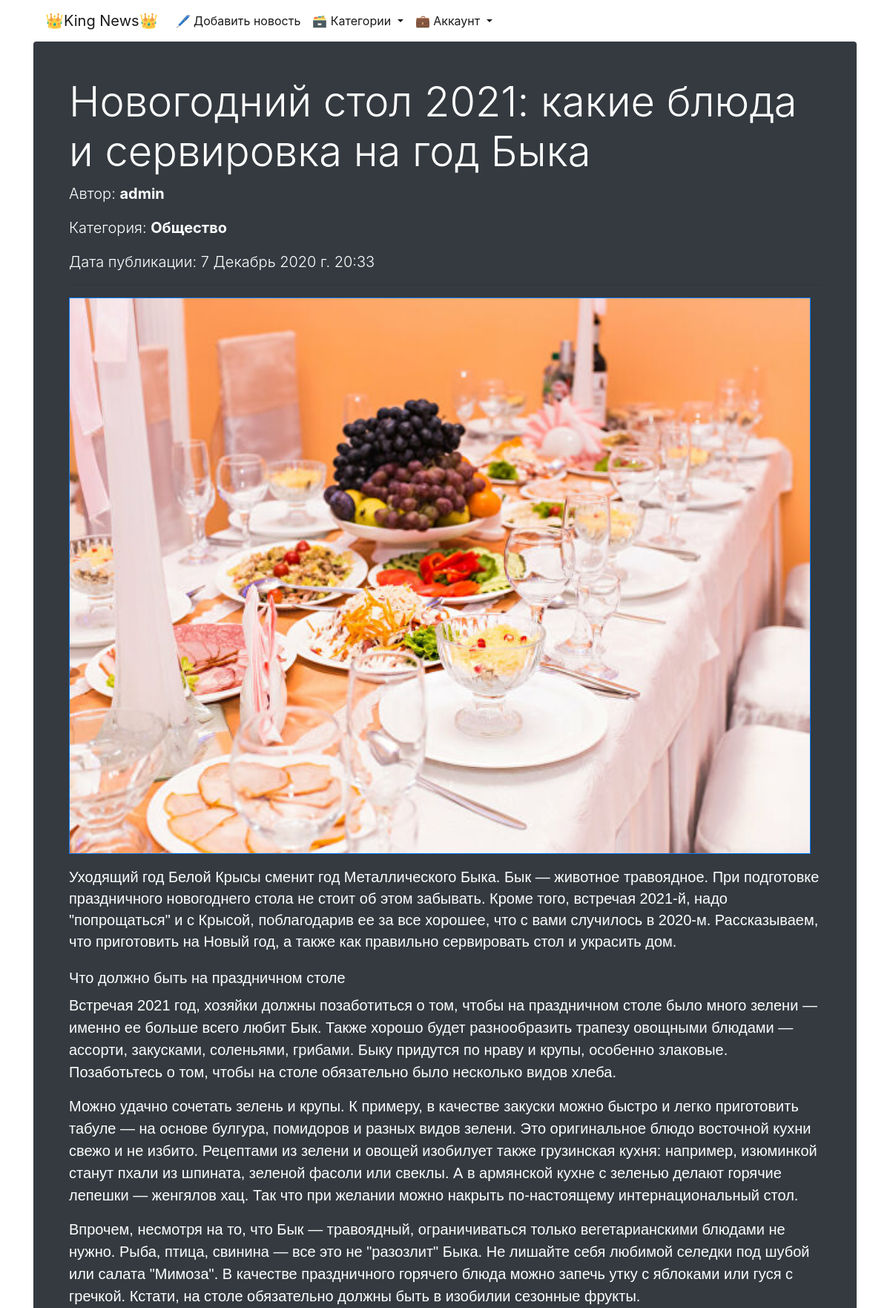
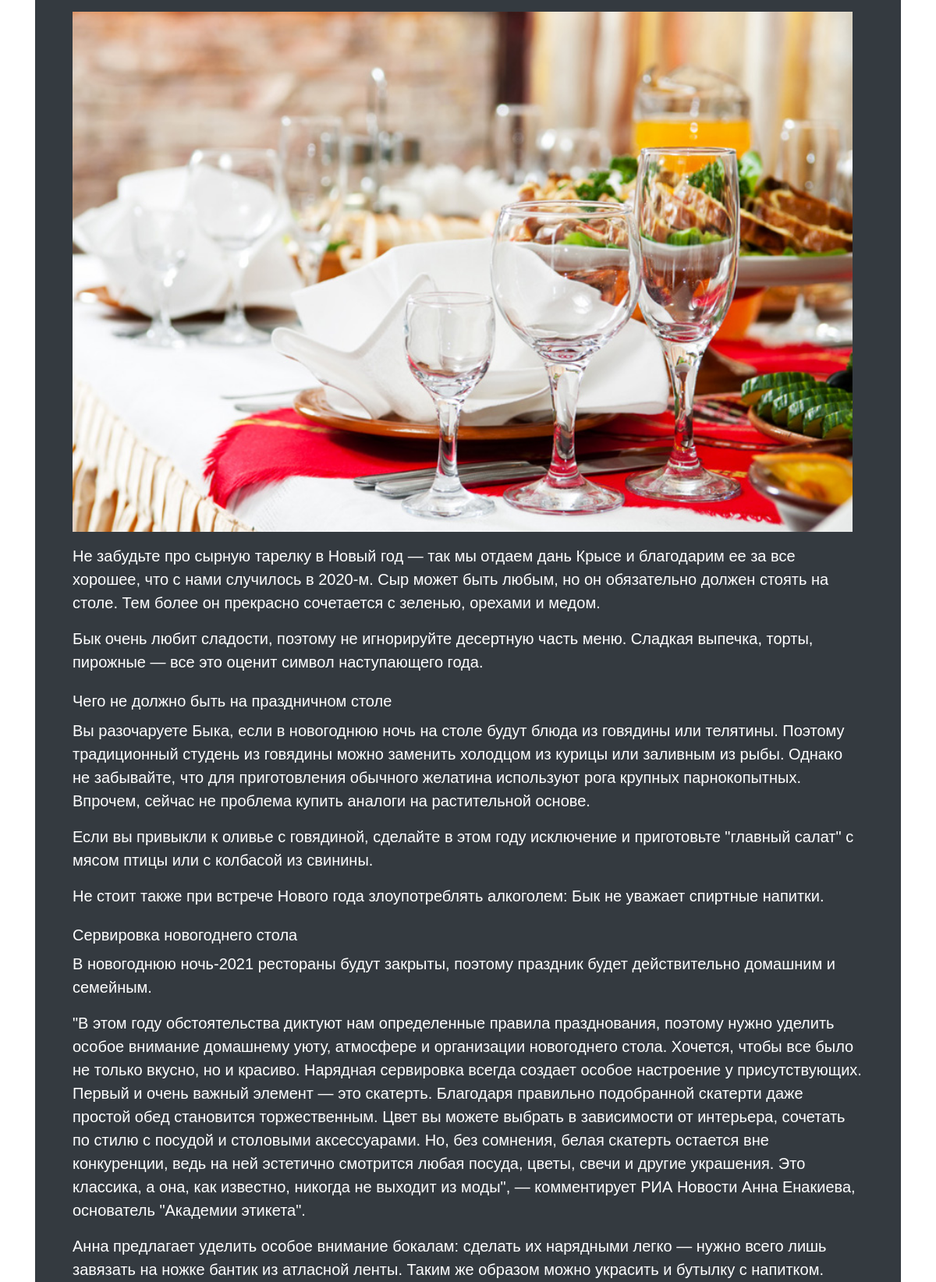
Screenshot of /news/18/ (upper part) with the database file from the repository (2 pictures, top to bottom).
### news/models.py (models this page shows, shortened)
class News(models.Model):
    author = models.ForeignKey(User, on_delete=models.PROTECT, verbose_name='автор', default=None)
    title = models.CharField(max_length=150, verbose_name='заголовок')
    content = models.TextField(verbose_name='текст')
    created_at = models.DateTimeField(auto_now_add=True, verbose_name='дата создания')
    updated_at = models.DateTimeField(auto_now=True, verbose_name='дата обновления')
    photo = models.ImageField(upload_to='photos/%Y/%m/%d/', verbose_name='постер', default='photos/default.svg')
    is_published = models.BooleanField(default=True, verbose_name='статус публикации')
    category = models.ForeignKey('Category', on_delete=models.PROTECT, verbose_name='категория', db_index=True, default=None)
    audio = models.FileField(upload_to='audio/%Y/%m/%d/', verbose_name='аудио', blank=True)
    class Meta:
        verbose_name = 'новость'
        verbose_name_plural = 'новости'
        ordering = ['created_at', 'title']

class Category(models.Model):
    title = models.CharField(max_length=150, verbose_name='заголовок', unique=True)
    class Meta:
        verbose_name = 'категория'
        verbose_name_plural = 'категории'
        ordering = ['title']
    def get_absolute_url(self):
        return reverse('news:detail_category', kwargs={'category_id': self.pk})

### news/views.py (the view)
# urls.py: path('<int:pk>/', DetailNews.as_view(), name='detail_news'),
class DetailNews(DetailView):
    model = News
    template_name = 'news/detail_news.html'
    context_object_name = 'detail_news'
    def get_queryset(self):
        model = News.objects.select_related('category', 'author').get(pk=self.kwargs['pk'])
        if self.request.user.id == model.author.id:
            return News.objects.filter(pk=self.kwargs['pk']).select_related('category', 'author')
        else:
            return News.objects.filter(pk=self.kwargs['pk'], is_published=True).select_related('category', 'author')

### account/models.py (called while the page is built)
    def get_absolute_url(self):
        return reverse('account:profile_user', kwargs={'pk': self.user.pk})

### news/templatetags/news_tags.py (called while the page is built)
@register.simple_tag(name='get_list_category')
def get_categories():
    categories = Category.objects.annotate(cnt=Count('news', filter=F('news__is_published')))
    return categories

### news/templates/news/detail_news.html (shortened to what this page needs)
{% extends 'base.html' %}
{% block content %}
    <div class="jumbotron p-4 p-md-5 text-white rounded bg-dark">
        <h1 class="display-4">{{ detail_news.title }}</h1>
        <p class="lead mb-">Автор: <a style="text-decoration: none;" href="{{ detail_news.author.profile.get_absolute_url }}"
                                      class="text-white font-weight-bold">{{ detail_news.author }}</a></p>
        <p class="lead mb-">Категория: <a style="text-decoration: none;" href="{{ detail_news.category.get_absolute_url }}"
                                          class="text-white font-weight-bold">{{ detail_news.category.title }}</a></p>
        <p class="lead mb-">Дата публикации: {{ detail_news.created_at }}</p>
        <hr style="color: #ffffff;">
        <h4 class="display-5">{{ detail_news.content|safe }}</h4>
    </div>
{% endblock %}

### rows the page displays
News: title "Новогодний стол 2021: какие блюда и сервировка на год Быка", author "admin", category "Общество", created_at "7 Декабрь 2020 г. 20:33", content (picture), content "Уходящий год Белой Крысы сменит год Металлического Быка. Бык — животное травоядное. При подготовке праздничного новогоднего стола не стоит об этом забывать. Кроме того, встречая 2021-й, надо \"попрощаться\" и с Крысой, поблагодарив ее за все хорошее, что с вами случилось в 2020-м. Рассказываем, что приготовить на Новый год, а также как правильно сервировать стол и украсить дом. Что должно быть на праздничном столе Встречая 2021 год, хозяйки должны позаботиться о том, чтобы на праздничном столе было много зелени — именно ее больше всего любит Бык. Также хорошо будет разнообразить трапезу овощными блюдами — ассорти, закусками, соленьями, грибами. Быку придутся по нраву и крупы, особенно…"
